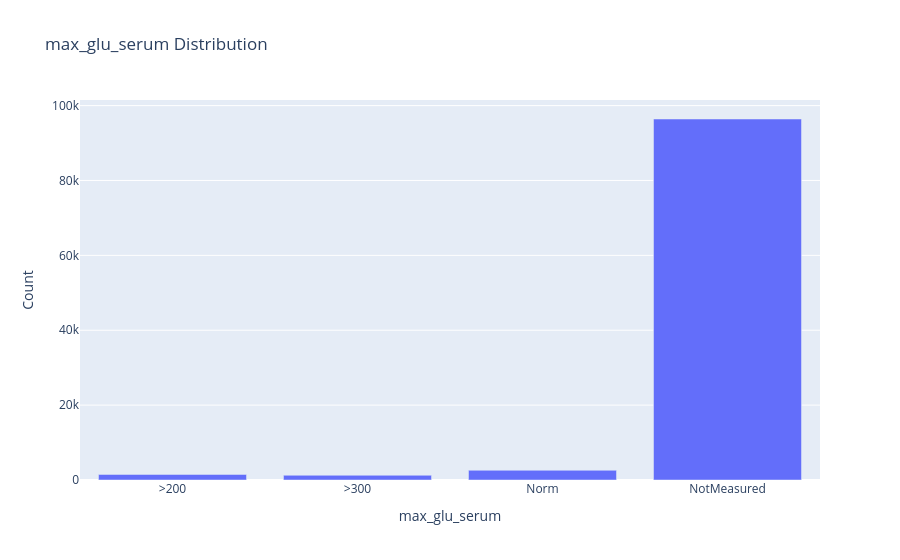

Notebook code for this chart:
### Code cell
fig = px.bar(df["max_glu_serum"].value_counts().reset_index().sort_values(by="max_glu_serum"), x="max_glu_serum", y="count", title="max_glu_serum Distribution")
fig.update_layout(xaxis_title="max_glu_serum",
                  yaxis_title="Count")
fig.show()

### Figure 1 — Plotly figure (JSON) as saved in the notebook; plotly's stock layout.template omitted (floating-point values rounded to 4 significant figures)
{"data": [{"hovertemplate": "max_glu_serum=%{x}<br>count=%{y}<extra></extra>", "legendgroup": "", "marker": {"color": "#636efa", "pattern": {"shape": ""}}, "name": "", "orientation": "v", "showlegend": false, "textposition": "auto", "type": "bar", "x": [">200", ">300", "Norm", "NotMeasured"], "xaxis": "x", "y": [1485, 1264, 2597, 96420], "yaxis": "y"}], "layout": {"barmode": "relative", "legend": {"tracegroupgap": 0}, "title": {"text": "max_glu_serum Distribution"}, "xaxis": {"anchor": "y", "domain": [0, 1], "title": {"text": "max_glu_serum"}}, "yaxis": {"anchor": "x", "domain": [0, 1], "title": {"text": "Count"}}}}
